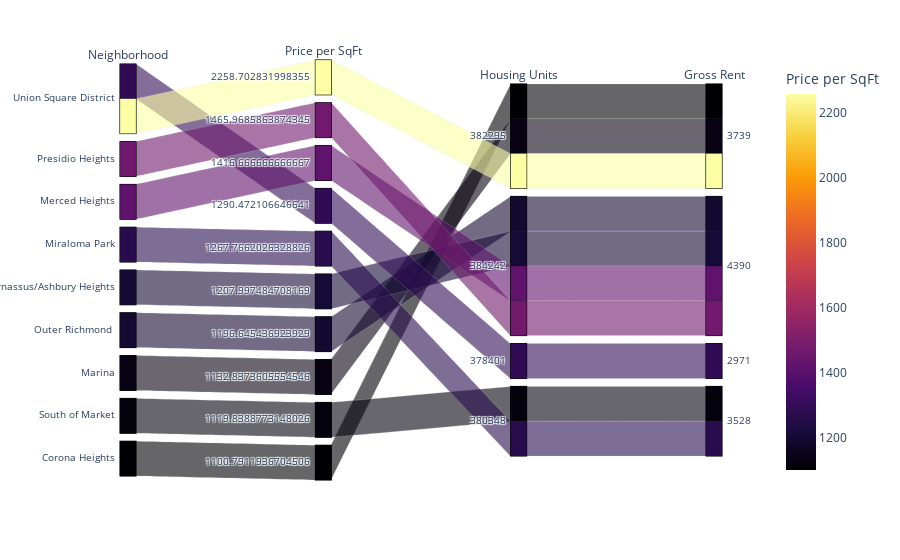

The notebook cell saved with this chart:
### Markdown cell above
### Create a parallel coordinates plot and parallel categories plot of most expensive neighborhoods in San Francisco per year

### Code cell
# Parallel Categories Plot
px.parallel_categories(
    top_10,
    dimensions=["Neighborhood", "Price per SqFt", "Housing Units", "Gross Rent"],
    color_continuous_scale=px.colors.sequential.Inferno,
    color="Price per SqFt"
)

### Figure 1 — Plotly figure (JSON) as saved in the notebook; plotly's stock layout.template omitted (floating-point values rounded to 4 significant figures)
{"data": [{"dimensions": [{"label": "Neighborhood", "values": ["Union Square District", "Presidio Heights", "Merced Heights", "Union Square District", "Miraloma Park", "Parnassus/Ashbury Heights", "Outer Richmond ", "Marina", "South of Market", "Corona Heights"]}, {"label": "Price per SqFt", "values": [2259.0, 1466.0, 1417.0, 1290.0, 1268.0, 1208.0, 1197.0, 1133.0, 1120.0, 1101.0]}, {"label": "Housing Units", "values": [382295, 384242, 384242, 378401, 380348, 384242, 384242, 382295, 380348, 382295]}, {"label": "Gross Rent", "values": [3739, 4390, 4390, 2971, 3528, 4390, 4390, 3739, 3528, 3739]}], "domain": {"x": [0, 1], "y": [0, 1]}, "line": {"color": [2259.0, 1466.0, 1417.0, 1290.0, 1268.0, 1208.0, 1197.0, 1133.0, 1120.0, 1101.0], "coloraxis": "coloraxis"}, "name": "", "type": "parcats"}], "layout": {"autosize": true, "coloraxis": {"colorbar": {"title": {"text": "Price per SqFt"}}, "colorscale": [[0, "#000004"], [0.1111, "#1b0c41"], [0.2222, "#4a0c6b"], [0.3333, "#781c6d"], [0.4444, "#a52c60"], [0.5556, "#cf4446"], [0.6667, "#ed6925"], [0.7778, "#fb9b06"], [0.8889, "#f7d13d"], [1, "#fcffa4"]]}, "legend": {"tracegroupgap": 0}, "margin": {"t": 60}}}
